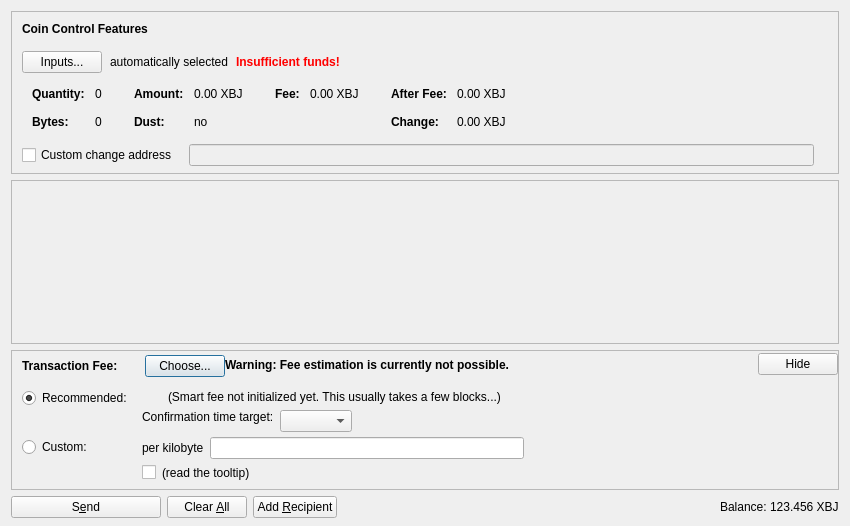
<?xml version="1.0" encoding="UTF-8"?>
<ui version="4.0">
 <class>SendCoinsDialog</class>
 <widget class="QDialog" name="SendCoinsDialog">
  <property name="geometry">
   <rect>
    <x>0</x>
    <y>0</y>
    <width>850</width>
    <height>526</height>
   </rect>
  </property>
  <property name="windowTitle">
   <string>Send Coins</string>
  </property>
  <layout class="QVBoxLayout" name="verticalLayout" stretch="0,1,0,0">
   <property name="bottomMargin">
    <number>8</number>
   </property>
   <item>
    <widget class="QFrame" name="frameCoinControl">
     <property name="sizePolicy">
      <sizepolicy hsizetype="Expanding" vsizetype="Expanding">
       <horstretch>0</horstretch>
       <verstretch>0</verstretch>
      </sizepolicy>
     </property>
     <property name="maximumSize">
      <size>
       <width>16777215</width>
       <height>16777215</height>
      </size>
     </property>
     <property name="frameShape">
      <enum>QFrame::StyledPanel</enum>
     </property>
     <property name="frameShadow">
      <enum>QFrame::Sunken</enum>
     </property>
     <layout class="QVBoxLayout" name="verticalLayoutCoinControl2">
      <property name="spacing">
       <number>0</number>
      </property>
      <property name="leftMargin">
       <number>0</number>
      </property>
      <property name="topMargin">
       <number>0</number>
      </property>
      <property name="rightMargin">
       <number>0</number>
      </property>
      <property name="bottomMargin">
       <number>6</number>
      </property>
      <item>
       <layout class="QVBoxLayout" name="verticalLayoutCoinControl" stretch="0,0,0,0,1">
        <property name="spacing">
         <number>0</number>
        </property>
        <property name="leftMargin">
         <number>10</number>
        </property>
        <property name="topMargin">
         <number>10</number>
        </property>
        <item>
         <layout class="QHBoxLayout" name="horizontalLayoutCoinControl1">
          <property name="bottomMargin">
           <number>15</number>
          </property>
          <item>
           <widget class="QLabel" name="labelCoinControlFeatures">
            <property name="sizePolicy">
             <sizepolicy hsizetype="Preferred" vsizetype="Maximum">
              <horstretch>0</horstretch>
              <verstretch>0</verstretch>
             </sizepolicy>
            </property>
            <property name="font">
             <font>
              <weight>75</weight>
              <bold>true</bold>
             </font>
            </property>
            <property name="styleSheet">
             <string notr="true">font-weight:bold;</string>
            </property>
            <property name="text">
             <string>Coin Control Features</string>
            </property>
           </widget>
          </item>
         </layout>
        </item>
        <item>
         <layout class="QHBoxLayout" name="horizontalLayoutCoinControl2" stretch="0,0,0,0">
          <property name="spacing">
           <number>8</number>
          </property>
          <property name="bottomMargin">
           <number>10</number>
          </property>
          <item>
           <widget class="QPushButton" name="pushButtonCoinControl">
            <property name="styleSheet">
             <string notr="true"/>
            </property>
            <property name="text">
             <string>Inputs...</string>
            </property>
            <property name="autoDefault">
             <bool>false</bool>
            </property>
           </widget>
          </item>
          <item>
           <widget class="QLabel" name="labelCoinControlAutomaticallySelected">
            <property name="text">
             <string>automatically selected</string>
            </property>
            <property name="margin">
             <number>5</number>
            </property>
           </widget>
          </item>
          <item>
           <widget class="QLabel" name="labelCoinControlInsuffFunds">
            <property name="font">
             <font>
              <weight>75</weight>
              <bold>true</bold>
             </font>
            </property>
            <property name="styleSheet">
             <string notr="true">color:red;font-weight:bold;</string>
            </property>
            <property name="text">
             <string>Insufficient funds!</string>
            </property>
            <property name="margin">
             <number>5</number>
            </property>
           </widget>
          </item>
          <item>
           <spacer name="horizontalSpacerCoinControl">
            <property name="orientation">
             <enum>Qt::Horizontal</enum>
            </property>
            <property name="sizeHint" stdset="0">
             <size>
              <width>40</width>
              <height>1</height>
             </size>
            </property>
           </spacer>
          </item>
         </layout>
        </item>
        <item>
         <widget class="QWidget" name="widgetCoinControl" native="true">
          <property name="sizePolicy">
           <sizepolicy hsizetype="Preferred" vsizetype="Preferred">
            <horstretch>0</horstretch>
            <verstretch>0</verstretch>
           </sizepolicy>
          </property>
          <property name="minimumSize">
           <size>
            <width>0</width>
            <height>0</height>
           </size>
          </property>
          <property name="styleSheet">
           <string notr="true"/>
          </property>
          <layout class="QHBoxLayout" name="horizontalLayoutCoinControl5">
           <property name="leftMargin">
            <number>0</number>
           </property>
           <property name="topMargin">
            <number>0</number>
           </property>
           <property name="rightMargin">
            <number>0</number>
           </property>
           <property name="bottomMargin">
            <number>0</number>
           </property>
           <item>
            <layout class="QHBoxLayout" name="horizontalLayoutCoinControl3" stretch="0,0,0,1">
             <property name="spacing">
              <number>20</number>
             </property>
             <property name="topMargin">
              <number>0</number>
             </property>
             <property name="bottomMargin">
              <number>10</number>
             </property>
             <item>
              <layout class="QFormLayout" name="formLayoutCoinControl1">
               <property name="horizontalSpacing">
                <number>10</number>
               </property>
               <property name="verticalSpacing">
                <number>14</number>
               </property>
               <property name="leftMargin">
                <number>10</number>
               </property>
               <property name="topMargin">
                <number>4</number>
               </property>
               <property name="rightMargin">
                <number>6</number>
               </property>
               <item row="0" column="0">
                <widget class="QLabel" name="labelCoinControlQuantityText">
                 <property name="font">
                  <font>
                   <weight>75</weight>
                   <bold>true</bold>
                  </font>
                 </property>
                 <property name="text">
                  <string>Quantity:</string>
                 </property>
                 <property name="margin">
                  <number>0</number>
                 </property>
                </widget>
               </item>
               <item row="0" column="1">
                <widget class="QLabel" name="labelCoinControlQuantity">
                 <property name="cursor">
                  <cursorShape>IBeamCursor</cursorShape>
                 </property>
                 <property name="contextMenuPolicy">
                  <enum>Qt::ActionsContextMenu</enum>
                 </property>
                 <property name="text">
                  <string notr="true">0</string>
                 </property>
                 <property name="margin">
                  <number>0</number>
                 </property>
                 <property name="textInteractionFlags">
                  <set>Qt::LinksAccessibleByMouse|Qt::TextSelectableByKeyboard|Qt::TextSelectableByMouse</set>
                 </property>
                </widget>
               </item>
               <item row="1" column="0">
                <widget class="QLabel" name="labelCoinControlBytesText">
                 <property name="font">
                  <font>
                   <weight>75</weight>
                   <bold>true</bold>
                  </font>
                 </property>
                 <property name="text">
                  <string>Bytes:</string>
                 </property>
                </widget>
               </item>
               <item row="1" column="1">
                <widget class="QLabel" name="labelCoinControlBytes">
                 <property name="cursor">
                  <cursorShape>IBeamCursor</cursorShape>
                 </property>
                 <property name="contextMenuPolicy">
                  <enum>Qt::ActionsContextMenu</enum>
                 </property>
                 <property name="text">
                  <string notr="true">0</string>
                 </property>
                 <property name="textInteractionFlags">
                  <set>Qt::LinksAccessibleByMouse|Qt::TextSelectableByKeyboard|Qt::TextSelectableByMouse</set>
                 </property>
                </widget>
               </item>
              </layout>
             </item>
             <item>
              <layout class="QFormLayout" name="formLayoutCoinControl2">
               <property name="horizontalSpacing">
                <number>10</number>
               </property>
               <property name="verticalSpacing">
                <number>14</number>
               </property>
               <property name="leftMargin">
                <number>6</number>
               </property>
               <property name="topMargin">
                <number>4</number>
               </property>
               <property name="rightMargin">
                <number>6</number>
               </property>
               <item row="0" column="0">
                <widget class="QLabel" name="labelCoinControlAmountText">
                 <property name="font">
                  <font>
                   <weight>75</weight>
                   <bold>true</bold>
                  </font>
                 </property>
                 <property name="text">
                  <string>Amount:</string>
                 </property>
                 <property name="margin">
                  <number>0</number>
                 </property>
                </widget>
               </item>
               <item row="0" column="1">
                <widget class="QLabel" name="labelCoinControlAmount">
                 <property name="cursor">
                  <cursorShape>IBeamCursor</cursorShape>
                 </property>
                 <property name="contextMenuPolicy">
                  <enum>Qt::ActionsContextMenu</enum>
                 </property>
                 <property name="text">
                  <string notr="true">0.00 XBJ</string>
                 </property>
                 <property name="textInteractionFlags">
                  <set>Qt::LinksAccessibleByMouse|Qt::TextSelectableByKeyboard|Qt::TextSelectableByMouse</set>
                 </property>
                </widget>
               </item>
               <item row="1" column="0">
                <widget class="QLabel" name="labelCoinControlLowOutputText">
                 <property name="font">
                  <font>
                   <weight>75</weight>
                   <bold>true</bold>
                  </font>
                 </property>
                 <property name="text">
                  <string>Dust:</string>
                 </property>
                </widget>
               </item>
               <item row="1" column="1">
                <widget class="QLabel" name="labelCoinControlLowOutput">
                 <property name="cursor">
                  <cursorShape>IBeamCursor</cursorShape>
                 </property>
                 <property name="contextMenuPolicy">
                  <enum>Qt::ActionsContextMenu</enum>
                 </property>
                 <property name="text">
                  <string notr="true">no</string>
                 </property>
                 <property name="textInteractionFlags">
                  <set>Qt::LinksAccessibleByMouse|Qt::TextSelectableByKeyboard|Qt::TextSelectableByMouse</set>
                 </property>
                </widget>
               </item>
              </layout>
             </item>
             <item>
              <layout class="QFormLayout" name="formLayoutCoinControl3">
               <property name="horizontalSpacing">
                <number>10</number>
               </property>
               <property name="verticalSpacing">
                <number>14</number>
               </property>
               <property name="leftMargin">
                <number>6</number>
               </property>
               <property name="topMargin">
                <number>4</number>
               </property>
               <property name="rightMargin">
                <number>6</number>
               </property>
               <item row="0" column="0">
                <widget class="QLabel" name="labelCoinControlFeeText">
                 <property name="font">
                  <font>
                   <weight>75</weight>
                   <bold>true</bold>
                  </font>
                 </property>
                 <property name="text">
                  <string>Fee:</string>
                 </property>
                 <property name="margin">
                  <number>0</number>
                 </property>
                </widget>
               </item>
               <item row="0" column="1">
                <widget class="QLabel" name="labelCoinControlFee">
                 <property name="cursor">
                  <cursorShape>IBeamCursor</cursorShape>
                 </property>
                 <property name="contextMenuPolicy">
                  <enum>Qt::ActionsContextMenu</enum>
                 </property>
                 <property name="text">
                  <string notr="true">0.00 XBJ</string>
                 </property>
                 <property name="textInteractionFlags">
                  <set>Qt::LinksAccessibleByMouse|Qt::TextSelectableByKeyboard|Qt::TextSelectableByMouse</set>
                 </property>
                </widget>
               </item>
              </layout>
             </item>
             <item>
              <layout class="QFormLayout" name="formLayoutCoinControl4">
               <property name="horizontalSpacing">
                <number>10</number>
               </property>
               <property name="verticalSpacing">
                <number>14</number>
               </property>
               <property name="leftMargin">
                <number>6</number>
               </property>
               <property name="topMargin">
                <number>4</number>
               </property>
               <property name="rightMargin">
                <number>6</number>
               </property>
               <item row="0" column="0">
                <widget class="QLabel" name="labelCoinControlAfterFeeText">
                 <property name="font">
                  <font>
                   <weight>75</weight>
                   <bold>true</bold>
                  </font>
                 </property>
                 <property name="text">
                  <string>After Fee:</string>
                 </property>
                 <property name="margin">
                  <number>0</number>
                 </property>
                </widget>
               </item>
               <item row="0" column="1">
                <widget class="QLabel" name="labelCoinControlAfterFee">
                 <property name="cursor">
                  <cursorShape>IBeamCursor</cursorShape>
                 </property>
                 <property name="contextMenuPolicy">
                  <enum>Qt::ActionsContextMenu</enum>
                 </property>
                 <property name="text">
                  <string notr="true">0.00 XBJ</string>
                 </property>
                 <property name="textInteractionFlags">
                  <set>Qt::LinksAccessibleByMouse|Qt::TextSelectableByKeyboard|Qt::TextSelectableByMouse</set>
                 </property>
                </widget>
               </item>
               <item row="1" column="0">
                <widget class="QLabel" name="labelCoinControlChangeText">
                 <property name="font">
                  <font>
                   <weight>75</weight>
                   <bold>true</bold>
                  </font>
                 </property>
                 <property name="text">
                  <string>Change:</string>
                 </property>
                </widget>
               </item>
               <item row="1" column="1">
                <widget class="QLabel" name="labelCoinControlChange">
                 <property name="cursor">
                  <cursorShape>IBeamCursor</cursorShape>
                 </property>
                 <property name="contextMenuPolicy">
                  <enum>Qt::ActionsContextMenu</enum>
                 </property>
                 <property name="text">
                  <string notr="true">0.00 XBJ</string>
                 </property>
                 <property name="textInteractionFlags">
                  <set>Qt::LinksAccessibleByMouse|Qt::TextSelectableByKeyboard|Qt::TextSelectableByMouse</set>
                 </property>
                </widget>
               </item>
              </layout>
             </item>
            </layout>
           </item>
          </layout>
         </widget>
        </item>
        <item>
         <layout class="QHBoxLayout" name="horizontalLayoutCoinControl4" stretch="0,0,0">
          <property name="spacing">
           <number>12</number>
          </property>
          <property name="sizeConstraint">
           <enum>QLayout::SetDefaultConstraint</enum>
          </property>
          <property name="topMargin">
           <number>5</number>
          </property>
          <property name="rightMargin">
           <number>5</number>
          </property>
          <item>
           <widget class="QCheckBox" name="checkBoxCoinControlChange">
            <property name="toolTip">
             <string>If this is activated, but the change address is empty or invalid, change will be sent to a newly generated address.</string>
            </property>
            <property name="text">
             <string>Custom change address</string>
            </property>
           </widget>
          </item>
          <item>
           <widget class="QValidatedLineEdit" name="lineEditCoinControlChange">
            <property name="enabled">
             <bool>false</bool>
            </property>
            <property name="sizePolicy">
             <sizepolicy hsizetype="Expanding" vsizetype="Fixed">
              <horstretch>0</horstretch>
              <verstretch>0</verstretch>
             </sizepolicy>
            </property>
           </widget>
          </item>
          <item>
           <widget class="QLabel" name="labelCoinControlChangeLabel">
            <property name="sizePolicy">
             <sizepolicy hsizetype="Preferred" vsizetype="Expanding">
              <horstretch>0</horstretch>
              <verstretch>0</verstretch>
             </sizepolicy>
            </property>
            <property name="minimumSize">
             <size>
              <width>0</width>
              <height>0</height>
             </size>
            </property>
            <property name="text">
             <string/>
            </property>
            <property name="margin">
             <number>3</number>
            </property>
           </widget>
          </item>
         </layout>
        </item>
        <item>
         <spacer name="verticalSpacerCoinControl">
          <property name="orientation">
           <enum>Qt::Vertical</enum>
          </property>
          <property name="sizeHint" stdset="0">
           <size>
            <width>800</width>
            <height>1</height>
           </size>
          </property>
         </spacer>
        </item>
       </layout>
      </item>
     </layout>
    </widget>
   </item>
   <item>
    <widget class="QScrollArea" name="scrollArea">
     <property name="widgetResizable">
      <bool>true</bool>
     </property>
     <widget class="QWidget" name="scrollAreaWidgetContents">
      <property name="geometry">
       <rect>
        <x>0</x>
        <y>0</y>
        <width>830</width>
        <height>104</height>
       </rect>
      </property>
      <layout class="QVBoxLayout" name="verticalLayout_2" stretch="0,1">
       <property name="leftMargin">
        <number>0</number>
       </property>
       <property name="topMargin">
        <number>0</number>
       </property>
       <property name="rightMargin">
        <number>0</number>
       </property>
       <property name="bottomMargin">
        <number>0</number>
       </property>
       <item>
        <layout class="QVBoxLayout" name="entries">
         <property name="spacing">
          <number>6</number>
         </property>
        </layout>
       </item>
       <item>
        <spacer name="verticalSpacer">
         <property name="orientation">
          <enum>Qt::Vertical</enum>
         </property>
         <property name="sizeHint" stdset="0">
          <size>
           <width>20</width>
           <height>40</height>
          </size>
         </property>
        </spacer>
       </item>
      </layout>
     </widget>
    </widget>
   </item>
   <item>
    <widget class="QFrame" name="frameFee">
     <property name="sizePolicy">
      <sizepolicy hsizetype="Expanding" vsizetype="Expanding">
       <horstretch>0</horstretch>
       <verstretch>0</verstretch>
      </sizepolicy>
     </property>
     <property name="maximumSize">
      <size>
       <width>16777215</width>
       <height>16777215</height>
      </size>
     </property>
     <property name="frameShape">
      <enum>QFrame::StyledPanel</enum>
     </property>
     <property name="frameShadow">
      <enum>QFrame::Sunken</enum>
     </property>
     <layout class="QVBoxLayout" name="verticalLayoutFee1">
      <property name="spacing">
       <number>0</number>
      </property>
      <property name="leftMargin">
       <number>0</number>
      </property>
      <property name="topMargin">
       <number>0</number>
      </property>
      <property name="rightMargin">
       <number>0</number>
      </property>
      <property name="bottomMargin">
       <number>0</number>
      </property>
      <item>
       <layout class="QVBoxLayout" name="verticalLayoutFee2" stretch="0,0,0">
        <property name="spacing">
         <number>0</number>
        </property>
        <property name="leftMargin">
         <number>10</number>
        </property>
        <property name="topMargin">
         <number>0</number>
        </property>
        <item>
         <layout class="QHBoxLayout" name="horizontalLayoutFee1">
          <property name="bottomMargin">
           <number>0</number>
          </property>
          <item>
           <layout class="QVBoxLayout" name="verticalLayoutFee7">
            <property name="spacing">
             <number>0</number>
            </property>
            <item>
             <spacer name="verticalSpacerSmartFee">
              <property name="orientation">
               <enum>Qt::Vertical</enum>
              </property>
              <property name="sizeType">
               <enum>QSizePolicy::Fixed</enum>
              </property>
              <property name="sizeHint" stdset="0">
               <size>
                <width>1</width>
                <height>4</height>
               </size>
              </property>
             </spacer>
            </item>
            <item>
             <layout class="QHBoxLayout" name="horizontalLayoutSmartFee">
              <property name="spacing">
               <number>10</number>
              </property>
              <item>
               <widget class="QLabel" name="labelFeeHeadline">
                <property name="sizePolicy">
                 <sizepolicy hsizetype="Preferred" vsizetype="Maximum">
                  <horstretch>0</horstretch>
                  <verstretch>0</verstretch>
                 </sizepolicy>
                </property>
                <property name="font">
                 <font>
                  <weight>75</weight>
                  <bold>true</bold>
                 </font>
                </property>
                <property name="styleSheet">
                 <string notr="true">font-weight:bold;</string>
                </property>
                <property name="text">
                 <string>Transaction Fee:</string>
                </property>
               </widget>
              </item>
              <item>
               <widget class="QLabel" name="labelFeeMinimized">
                <property name="text">
                 <string/>
                </property>
               </widget>
              </item>
              <item>
               <widget class="QPushButton" name="buttonChooseFee">
                <property name="text">
                 <string>Choose...</string>
                </property>
               </widget>
              </item>
             </layout>
            </item>
            <item>
             <spacer name="verticalSpacer_5">
              <property name="orientation">
               <enum>Qt::Vertical</enum>
              </property>
              <property name="sizeHint" stdset="0">
               <size>
                <width>1</width>
                <height>1</height>
               </size>
              </property>
             </spacer>
            </item>
           </layout>
          </item>
          <item>
           <widget class="QLabel" name="fallbackFeeWarningLabel">
            <property name="toolTip">
             <string>Using the fallbackfee can result in sending a transaction that will take several hours or days (or never) to confirm. Consider choosing your fee manually or wait until you have validated the complete chain.</string>
            </property>
            <property name="font">
            <font>
                <weight>75</weight>
                <bold>true</bold>
            </font>
            </property>
            <property name="text">
             <string>Warning: Fee estimation is currently not possible.</string>
            </property>
            <property name="wordWrap">
             <bool>false</bool>
            </property>
           </widget>
          </item>
          <item>
           <spacer name="horizontalSpacer_4">
            <property name="orientation">
             <enum>Qt::Horizontal</enum>
            </property>
            <property name="sizeType">
             <enum>QSizePolicy::MinimumExpanding</enum>
            </property>
            <property name="sizeHint" stdset="0">
             <size>
              <width>40</width>
              <height>20</height>
             </size>
            </property>
           </spacer>
          </item>
          <item>
           <widget class="QPushButton" name="buttonMinimizeFee">
            <property name="toolTip">
             <string>collapse fee-settings</string>
            </property>
            <property name="text">
             <string>Hide</string>
            </property>
           </widget>
          </item>
         </layout>
        </item>
        <item>
         <widget class="QFrame" name="frameFeeSelection">
          <layout class="QVBoxLayout" name="verticalLayoutFee12">
           <property name="spacing">
            <number>0</number>
           </property>
           <property name="leftMargin">
            <number>0</number>
           </property>
           <property name="topMargin">
            <number>0</number>
           </property>
           <property name="rightMargin">
            <number>0</number>
           </property>
           <property name="bottomMargin">
            <number>0</number>
           </property>
           <item>
            <layout class="QGridLayout" name="gridLayoutFee">
             <property name="topMargin">
              <number>10</number>
             </property>
             <property name="bottomMargin">
              <number>4</number>
             </property>
             <property name="horizontalSpacing">
              <number>10</number>
             </property>
             <property name="verticalSpacing">
              <number>4</number>
             </property>
             <item row="1" column="1">
              <layout class="QVBoxLayout" name="verticalLayoutFee8">
               <property name="spacing">
                <number>6</number>
               </property>
               <item>
                <layout class="QHBoxLayout" name="horizontalLayoutFee13">
                 <item>
                  <widget class="QLabel" name="labelCustomPerKilobyte">
                   <property name="toolTip">
                    <string>If the custom fee is set to 1000 satoshis and the transaction is only 250 bytes, then &quot;per kilobyte&quot; only pays 250 satoshis in fee, while &quot;total at least&quot; pays 1000 satoshis. For transactions bigger than a kilobyte both pay by kilobyte.</string>
                   </property>
                   <property name="text">
                    <string>per kilobyte</string>
                   </property>
                  </widget>
                 </item>
                 <item>
                  <widget class="BitcoinAmountField" name="customFee"/>
                 </item>
                 <item>
                  <spacer name="horizontalSpacer_6">
                   <property name="orientation">
                    <enum>Qt::Horizontal</enum>
                   </property>
                   <property name="sizeHint" stdset="0">
                    <size>
                     <width>1</width>
                     <height>1</height>
                    </size>
                   </property>
                  </spacer>
                 </item>
                </layout>
               </item>
               <item>
                <layout class="QHBoxLayout" name="horizontalLayoutFee8">
                 <item>
                  <widget class="QCheckBox" name="checkBoxMinimumFee">
                   <property name="toolTip">
                    <string>Paying only the minimum fee is just fine as long as there is less transaction volume than space in the blocks. But be aware that this can end up in a never confirming transaction once there is more demand for bjornc transactions than the network can process.</string>
                   </property>
                   <property name="text">
                    <string/>
                   </property>
                  </widget>
                 </item>
                 <item>
                  <widget class="QLabel" name="labelMinFeeWarning">
                   <property name="enabled">
                    <bool>true</bool>
                   </property>
                   <property name="toolTip">
                    <string>Paying only the minimum fee is just fine as long as there is less transaction volume than space in the blocks. But be aware that this can end up in a never confirming transaction once there is more demand for bjornc transactions than the network can process.</string>
                   </property>
                   <property name="text">
                    <string>(read the tooltip)</string>
                   </property>
                   <property name="margin">
                    <number>5</number>
                   </property>
                  </widget>
                 </item>
                 <item>
                  <spacer name="horizontalSpacer_2">
                   <property name="orientation">
                    <enum>Qt::Horizontal</enum>
                   </property>
                   <property name="sizeHint" stdset="0">
                    <size>
                     <width>1</width>
                     <height>1</height>
                    </size>
                   </property>
                  </spacer>
                 </item>
                </layout>
               </item>
              </layout>
             </item>
             <item row="0" column="0">
              <layout class="QVBoxLayout" name="verticalLayoutFee4" stretch="0,1">
               <item>
                <widget class="QRadioButton" name="radioSmartFee">
                 <property name="text">
                  <string>Recommended:</string>
                 </property>
                 <property name="checked">
                  <bool>true</bool>
                 </property>
                 <attribute name="buttonGroup">
                  <string notr="true">groupFee</string>
                 </attribute>
                </widget>
               </item>
               <item>
                <spacer name="verticalSpacer_2">
                 <property name="orientation">
                  <enum>Qt::Vertical</enum>
                 </property>
                 <property name="sizeHint" stdset="0">
                  <size>
                   <width>1</width>
                   <height>1</height>
                  </size>
                 </property>
                </spacer>
               </item>
              </layout>
             </item>
             <item row="1" column="0">
              <layout class="QVBoxLayout" name="verticalLayoutFee9" stretch="0,1">
               <item>
                <widget class="QRadioButton" name="radioCustomFee">
                 <property name="text">
                  <string>Custom:</string>
                 </property>
                 <attribute name="buttonGroup">
                  <string notr="true">groupFee</string>
                 </attribute>
                </widget>
               </item>
               <item>
                <spacer name="verticalSpacer_6">
                 <property name="orientation">
                  <enum>Qt::Vertical</enum>
                 </property>
                 <property name="sizeHint" stdset="0">
                  <size>
                   <width>1</width>
                   <height>1</height>
                  </size>
                 </property>
                </spacer>
               </item>
              </layout>
             </item>
             <item row="0" column="1">
              <layout class="QVBoxLayout" name="verticalLayoutFee3" stretch="0,0,1">
               <property name="spacing">
                <number>6</number>
               </property>
               <property name="topMargin">
                <number>2</number>
               </property>
               <item>
                <layout class="QHBoxLayout" name="horizontalLayoutFee12">
                 <item>
                  <widget class="QLabel" name="labelSmartFee">
                   <property name="text">
                    <string/>
                   </property>
                   <property name="margin">
                    <number>2</number>
                   </property>
                  </widget>
                 </item>
                 <item>
                  <widget class="QLabel" name="labelFeeEstimation">
                   <property name="text">
                    <string/>
                   </property>
                  </widget>
                 </item>
                 <item>
                  <widget class="QLabel" name="labelSmartFee2">
                   <property name="text">
                    <string>(Smart fee not initialized yet. This usually takes a few blocks...)</string>
                   </property>
                   <property name="margin">
                    <number>2</number>
                   </property>
                  </widget>
                 </item>
                 <item>
                  <spacer name="horizontalSpacer_5">
                   <property name="orientation">
                    <enum>Qt::Horizontal</enum>
                   </property>
                   <property name="sizeHint" stdset="0">
                    <size>
                     <width>1</width>
                     <height>1</height>
                    </size>
                   </property>
                  </spacer>
                 </item>
                </layout>
               </item>
               <item>
                <layout class="QHBoxLayout" name="horizontalLayoutFee9">
                 <item>
                  <layout class="QVBoxLayout" name="verticalLayoutFee6">
                   <item>
                    <widget class="QLabel" name="labelSmartFee3">
                     <property name="text">
                      <string>Confirmation time target:</string>
                     </property>
                     <property name="margin">
                      <number>2</number>
                     </property>
                    </widget>
                   </item>
                   <item>
                    <spacer name="verticalSpacer_3">
                     <property name="orientation">
                      <enum>Qt::Vertical</enum>
                     </property>
                     <property name="sizeHint" stdset="0">
                      <size>
                       <width>1</width>
                       <height>1</height>
                      </size>
                     </property>
                    </spacer>
                   </item>
                  </layout>
                 </item>
                 <item>
                  <layout class="QVBoxLayout" name="verticalLayoutFee5">
                   <property name="rightMargin">
                    <number>30</number>
                   </property>
                   <item>
                    <layout class="QHBoxLayout" name="horizontalLayoutConfTarget">
                     <property name="bottomMargin">
                      <number>0</number>
                     </property>
                     <item>
                      <widget class="QComboBox" name="confTargetSelector"/>
                     </item>
                     <item>
                      <spacer name="horizontalSpacerConfTarget">
                       <property name="orientation">
                        <enum>Qt::Horizontal</enum>
                       </property>
                       <property name="sizeHint" stdset="0">
                        <size>
                         <width>40</width>
                         <height>20</height>
                        </size>
                       </property>
                      </spacer>
                     </item>
                    </layout>
                   </item>
                  </layout>
                 </item>
                </layout>
               </item>
               <item>
                <spacer name="verticalSpacer_4">
                 <property name="orientation">
                  <enum>Qt::Vertical</enum>
                 </property>
                 <property name="sizeHint" stdset="0">
                  <size>
                   <width>1</width>
                   <height>1</height>
                  </size>
                 </property>
                </spacer>
               </item>
              </layout>
             </item>
            </layout>
           </item>
          </layout>
         </widget>
        </item>
        <item>
         <spacer name="verticalSpacerFee">
          <property name="orientation">
           <enum>Qt::Vertical</enum>
          </property>
          <property name="sizeHint" stdset="0">
           <size>
            <width>40</width>
            <height>5</height>
           </size>
          </property>
         </spacer>
        </item>
       </layout>
      </item>
     </layout>
    </widget>
   </item>
   <item>
    <layout class="QHBoxLayout" name="horizontalLayout">
     <item>
      <widget class="QPushButton" name="sendButton">
       <property name="minimumSize">
        <size>
         <width>150</width>
         <height>0</height>
        </size>
       </property>
       <property name="toolTip">
        <string>Confirm the send action</string>
       </property>
       <property name="text">
        <string>S&amp;end</string>
       </property>
       <property name="icon">
        <iconset resource="../bitcoin.qrc">
         <normaloff>:/icons/send</normaloff>:/icons/send</iconset>
       </property>
       <property name="autoDefault">
        <bool>false</bool>
       </property>
       <property name="default">
        <bool>false</bool>
       </property>
      </widget>
     </item>
     <item>
      <widget class="QPushButton" name="clearButton">
       <property name="sizePolicy">
        <sizepolicy hsizetype="Minimum" vsizetype="Fixed">
         <horstretch>0</horstretch>
         <verstretch>0</verstretch>
        </sizepolicy>
       </property>
       <property name="toolTip">
        <string>Clear all fields of the form.</string>
       </property>
       <property name="text">
        <string>Clear &amp;All</string>
       </property>
       <property name="icon">
        <iconset resource="../bitcoin.qrc">
         <normaloff>:/icons/remove</normaloff>:/icons/remove</iconset>
       </property>
       <property name="autoDefault">
        <bool>false</bool>
       </property>
      </widget>
     </item>
     <item>
      <widget class="QPushButton" name="addButton">
       <property name="toolTip">
        <string>Send to multiple recipients at once</string>
       </property>
       <property name="text">
        <string>Add &amp;Recipient</string>
       </property>
       <property name="icon">
        <iconset resource="../bitcoin.qrc">
         <normaloff>:/icons/add</normaloff>:/icons/add</iconset>
       </property>
       <property name="autoDefault">
        <bool>false</bool>
       </property>
      </widget>
     </item>
     <item>
      <spacer name="horizontalSpacer">
       <property name="orientation">
        <enum>Qt::Horizontal</enum>
       </property>
       <property name="sizeHint" stdset="0">
        <size>
         <width>40</width>
         <height>20</height>
        </size>
       </property>
      </spacer>
     </item>
     <item>
      <layout class="QHBoxLayout" name="horizontalLayout_2">
       <property name="spacing">
        <number>3</number>
       </property>
       <item>
        <widget class="QLabel" name="label">
         <property name="sizePolicy">
          <sizepolicy hsizetype="Preferred" vsizetype="Fixed">
           <horstretch>0</horstretch>
           <verstretch>0</verstretch>
          </sizepolicy>
         </property>
         <property name="text">
          <string>Balance:</string>
         </property>
        </widget>
       </item>
       <item>
        <widget class="QLabel" name="labelBalance">
         <property name="sizePolicy">
          <sizepolicy hsizetype="Preferred" vsizetype="Fixed">
           <horstretch>0</horstretch>
           <verstretch>0</verstretch>
          </sizepolicy>
         </property>
         <property name="cursor">
          <cursorShape>IBeamCursor</cursorShape>
         </property>
         <property name="text">
          <string notr="true">123.456 XBJ</string>
         </property>
         <property name="textInteractionFlags">
          <set>Qt::LinksAccessibleByMouse|Qt::TextSelectableByKeyboard|Qt::TextSelectableByMouse</set>
         </property>
        </widget>
       </item>
      </layout>
     </item>
    </layout>
   </item>
  </layout>
 </widget>
 <customwidgets>
  <customwidget>
   <class>QValidatedLineEdit</class>
   <extends>QLineEdit</extends>
   <header>qt/qvalidatedlineedit.h</header>
  </customwidget>
  <customwidget>
   <class>BitcoinAmountField</class>
   <extends>QLineEdit</extends>
   <header>qt/bitcoinamountfield.h</header>
   <container>1</container>
  </customwidget>
 </customwidgets>
 <resources>
  <include location="../bitcoin.qrc"/>
 </resources>
 <connections/>
 <buttongroups>
  <buttongroup name="groupFee"/>
 </buttongroups>
</ui>
